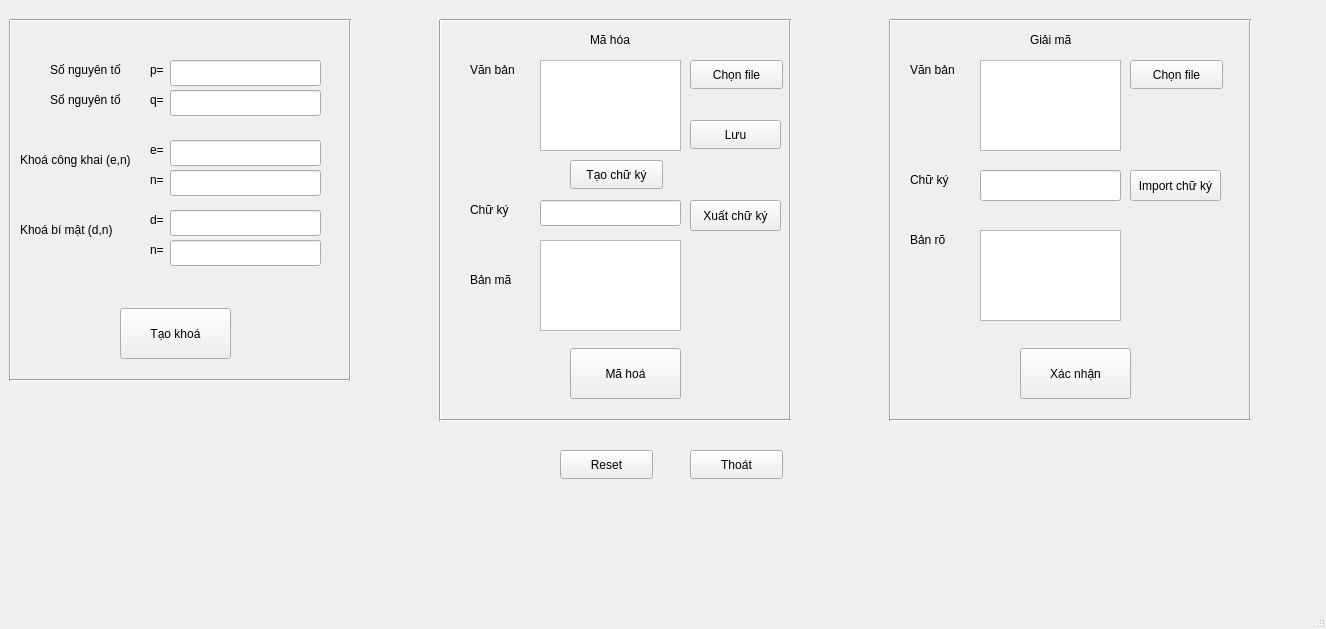
<?xml version="1.0" encoding="UTF-8"?>
<ui version="4.0">
 <class>MainWindow</class>
 <widget class="QMainWindow" name="MainWindow">
  <property name="geometry">
   <rect>
    <x>0</x>
    <y>0</y>
    <width>1326</width>
    <height>629</height>
   </rect>
  </property>
  <property name="windowTitle">
   <string>MainWindow</string>
  </property>
  <widget class="QWidget" name="centralwidget">
   <widget class="QLineEdit" name="lineEditNPrivate">
    <property name="geometry">
     <rect>
      <x>170</x>
      <y>240</y>
      <width>151</width>
      <height>26</height>
     </rect>
    </property>
   </widget>
   <widget class="QLineEdit" name="lineEditN">
    <property name="geometry">
     <rect>
      <x>170</x>
      <y>170</y>
      <width>151</width>
      <height>26</height>
     </rect>
    </property>
   </widget>
   <widget class="QLabel" name="label_3">
    <property name="geometry">
     <rect>
      <x>470</x>
      <y>270</y>
      <width>63</width>
      <height>20</height>
     </rect>
    </property>
    <property name="text">
     <string>Bản mã</string>
    </property>
   </widget>
   <widget class="QPushButton" name="selectFileSendButton">
    <property name="geometry">
     <rect>
      <x>690</x>
      <y>60</y>
      <width>93</width>
      <height>29</height>
     </rect>
    </property>
    <property name="text">
     <string>Chọn file</string>
    </property>
   </widget>
   <widget class="QLabel" name="label_7">
    <property name="geometry">
     <rect>
      <x>50</x>
      <y>60</y>
      <width>91</width>
      <height>20</height>
     </rect>
    </property>
    <property name="text">
     <string>Số nguyên tố </string>
    </property>
   </widget>
   <widget class="QLineEdit" name="lineEditP">
    <property name="enabled">
     <bool>true</bool>
    </property>
    <property name="geometry">
     <rect>
      <x>170</x>
      <y>60</y>
      <width>151</width>
      <height>26</height>
     </rect>
    </property>
   </widget>
   <widget class="QLabel" name="label_11">
    <property name="geometry">
     <rect>
      <x>20</x>
      <y>150</y>
      <width>131</width>
      <height>20</height>
     </rect>
    </property>
    <property name="text">
     <string>Khoá công khai (e,n)</string>
    </property>
   </widget>
   <widget class="QLabel" name="label_9">
    <property name="geometry">
     <rect>
      <x>150</x>
      <y>60</y>
      <width>63</width>
      <height>20</height>
     </rect>
    </property>
    <property name="text">
     <string>p=</string>
    </property>
   </widget>
   <widget class="QLabel" name="label_8">
    <property name="geometry">
     <rect>
      <x>50</x>
      <y>90</y>
      <width>91</width>
      <height>20</height>
     </rect>
    </property>
    <property name="text">
     <string>Số nguyên tố</string>
    </property>
   </widget>
   <widget class="QLabel" name="label_14">
    <property name="geometry">
     <rect>
      <x>20</x>
      <y>220</y>
      <width>131</width>
      <height>20</height>
     </rect>
    </property>
    <property name="text">
     <string>Khoá bí mật (d,n)</string>
    </property>
   </widget>
   <widget class="QLabel" name="label_2">
    <property name="geometry">
     <rect>
      <x>470</x>
      <y>60</y>
      <width>63</width>
      <height>20</height>
     </rect>
    </property>
    <property name="text">
     <string>Văn bản</string>
    </property>
   </widget>
   <widget class="QLabel" name="label_13">
    <property name="geometry">
     <rect>
      <x>150</x>
      <y>170</y>
      <width>63</width>
      <height>20</height>
     </rect>
    </property>
    <property name="text">
     <string>n=</string>
    </property>
   </widget>
   <widget class="QLabel" name="label_16">
    <property name="geometry">
     <rect>
      <x>150</x>
      <y>240</y>
      <width>63</width>
      <height>20</height>
     </rect>
    </property>
    <property name="text">
     <string>n=</string>
    </property>
   </widget>
   <widget class="QLabel" name="label_5">
    <property name="geometry">
     <rect>
      <x>910</x>
      <y>60</y>
      <width>63</width>
      <height>20</height>
     </rect>
    </property>
    <property name="text">
     <string>Văn bản</string>
    </property>
   </widget>
   <widget class="QPushButton" name="verifySignatureButton">
    <property name="geometry">
     <rect>
      <x>1020</x>
      <y>348</y>
      <width>111</width>
      <height>51</height>
     </rect>
    </property>
    <property name="text">
     <string>Xác nhận</string>
    </property>
   </widget>
   <widget class="QLabel" name="label_15">
    <property name="geometry">
     <rect>
      <x>150</x>
      <y>210</y>
      <width>63</width>
      <height>20</height>
     </rect>
    </property>
    <property name="text">
     <string>d=</string>
    </property>
   </widget>
   <widget class="QPushButton" name="resetButton">
    <property name="geometry">
     <rect>
      <x>560</x>
      <y>450</y>
      <width>93</width>
      <height>29</height>
     </rect>
    </property>
    <property name="text">
     <string>Reset</string>
    </property>
   </widget>
   <widget class="QPushButton" name="generateKeysButton">
    <property name="geometry">
     <rect>
      <x>120</x>
      <y>308</y>
      <width>111</width>
      <height>51</height>
     </rect>
    </property>
    <property name="text">
     <string>Tạo khoá</string>
    </property>
   </widget>
   <widget class="QPushButton" name="exitButton">
    <property name="geometry">
     <rect>
      <x>690</x>
      <y>450</y>
      <width>93</width>
      <height>29</height>
     </rect>
    </property>
    <property name="text">
     <string>Thoát</string>
    </property>
   </widget>
   <widget class="QPushButton" name="createSignatureButton">
    <property name="geometry">
     <rect>
      <x>570</x>
      <y>160</y>
      <width>93</width>
      <height>29</height>
     </rect>
    </property>
    <property name="text">
     <string>Tạo chữ ký</string>
    </property>
   </widget>
   <widget class="QLineEdit" name="lineEditQ">
    <property name="geometry">
     <rect>
      <x>170</x>
      <y>90</y>
      <width>151</width>
      <height>26</height>
     </rect>
    </property>
   </widget>
   <widget class="QTextEdit" name="textEditEncrypted">
    <property name="geometry">
     <rect>
      <x>540</x>
      <y>240</y>
      <width>141</width>
      <height>91</height>
     </rect>
    </property>
   </widget>
   <widget class="QPushButton" name="selectFileReceiveButton">
    <property name="geometry">
     <rect>
      <x>1130</x>
      <y>60</y>
      <width>93</width>
      <height>29</height>
     </rect>
    </property>
    <property name="text">
     <string>Chọn file</string>
    </property>
   </widget>
   <widget class="QLabel" name="label_4">
    <property name="geometry">
     <rect>
      <x>1030</x>
      <y>30</y>
      <width>63</width>
      <height>20</height>
     </rect>
    </property>
    <property name="text">
     <string>Giải mã</string>
    </property>
   </widget>
   <widget class="QTextEdit" name="textEditDecrypted">
    <property name="geometry">
     <rect>
      <x>980</x>
      <y>230</y>
      <width>141</width>
      <height>91</height>
     </rect>
    </property>
   </widget>
   <widget class="QLabel" name="label_6">
    <property name="geometry">
     <rect>
      <x>910</x>
      <y>230</y>
      <width>63</width>
      <height>20</height>
     </rect>
    </property>
    <property name="text">
     <string>Bản rõ</string>
    </property>
   </widget>
   <widget class="QLabel" name="label_12">
    <property name="geometry">
     <rect>
      <x>150</x>
      <y>140</y>
      <width>63</width>
      <height>20</height>
     </rect>
    </property>
    <property name="text">
     <string>e=</string>
    </property>
   </widget>
   <widget class="QLineEdit" name="lineEditE">
    <property name="geometry">
     <rect>
      <x>170</x>
      <y>140</y>
      <width>151</width>
      <height>26</height>
     </rect>
    </property>
   </widget>
   <widget class="QPushButton" name="saveButton">
    <property name="geometry">
     <rect>
      <x>690</x>
      <y>120</y>
      <width>91</width>
      <height>29</height>
     </rect>
    </property>
    <property name="text">
     <string>Lưu</string>
    </property>
   </widget>
   <widget class="QLineEdit" name="lineEditD">
    <property name="geometry">
     <rect>
      <x>170</x>
      <y>210</y>
      <width>151</width>
      <height>26</height>
     </rect>
    </property>
   </widget>
   <widget class="QLabel" name="label">
    <property name="geometry">
     <rect>
      <x>590</x>
      <y>30</y>
      <width>63</width>
      <height>20</height>
     </rect>
    </property>
    <property name="text">
     <string>Mã hóa</string>
    </property>
   </widget>
   <widget class="QLabel" name="label_10">
    <property name="geometry">
     <rect>
      <x>150</x>
      <y>90</y>
      <width>63</width>
      <height>20</height>
     </rect>
    </property>
    <property name="text">
     <string>q=</string>
    </property>
   </widget>
   <widget class="QTextEdit" name="textEditSend">
    <property name="geometry">
     <rect>
      <x>540</x>
      <y>60</y>
      <width>141</width>
      <height>91</height>
     </rect>
    </property>
   </widget>
   <widget class="QTextEdit" name="textEditReceive">
    <property name="geometry">
     <rect>
      <x>980</x>
      <y>60</y>
      <width>141</width>
      <height>91</height>
     </rect>
    </property>
   </widget>
   <widget class="QLineEdit" name="lineEditSignature">
    <property name="enabled">
     <bool>true</bool>
    </property>
    <property name="geometry">
     <rect>
      <x>540</x>
      <y>200</y>
      <width>141</width>
      <height>26</height>
     </rect>
    </property>
   </widget>
   <widget class="QPushButton" name="encryptButton">
    <property name="geometry">
     <rect>
      <x>570</x>
      <y>348</y>
      <width>111</width>
      <height>51</height>
     </rect>
    </property>
    <property name="text">
     <string>Mã hoá</string>
    </property>
   </widget>
   <widget class="QLabel" name="label_17">
    <property name="geometry">
     <rect>
      <x>910</x>
      <y>170</y>
      <width>63</width>
      <height>20</height>
     </rect>
    </property>
    <property name="text">
     <string>Chữ ký</string>
    </property>
   </widget>
   <widget class="QLineEdit" name="lineEditSignatureReceived">
    <property name="enabled">
     <bool>true</bool>
    </property>
    <property name="geometry">
     <rect>
      <x>980</x>
      <y>170</y>
      <width>141</width>
      <height>31</height>
     </rect>
    </property>
   </widget>
   <widget class="Line" name="line">
    <property name="geometry">
     <rect>
      <x>0</x>
      <y>20</y>
      <width>20</width>
      <height>361</height>
     </rect>
    </property>
    <property name="orientation">
     <enum>Qt::Orientation::Vertical</enum>
    </property>
   </widget>
   <widget class="Line" name="line_5">
    <property name="geometry">
     <rect>
      <x>10</x>
      <y>370</y>
      <width>341</width>
      <height>20</height>
     </rect>
    </property>
    <property name="orientation">
     <enum>Qt::Orientation::Horizontal</enum>
    </property>
   </widget>
   <widget class="Line" name="line_6">
    <property name="geometry">
     <rect>
      <x>340</x>
      <y>20</y>
      <width>20</width>
      <height>361</height>
     </rect>
    </property>
    <property name="orientation">
     <enum>Qt::Orientation::Vertical</enum>
    </property>
   </widget>
   <widget class="Line" name="line_7">
    <property name="geometry">
     <rect>
      <x>10</x>
      <y>10</y>
      <width>341</width>
      <height>20</height>
     </rect>
    </property>
    <property name="orientation">
     <enum>Qt::Orientation::Horizontal</enum>
    </property>
   </widget>
   <widget class="Line" name="line_2">
    <property name="geometry">
     <rect>
      <x>430</x>
      <y>20</y>
      <width>20</width>
      <height>401</height>
     </rect>
    </property>
    <property name="orientation">
     <enum>Qt::Orientation::Vertical</enum>
    </property>
   </widget>
   <widget class="Line" name="line_3">
    <property name="geometry">
     <rect>
      <x>780</x>
      <y>20</y>
      <width>20</width>
      <height>401</height>
     </rect>
    </property>
    <property name="orientation">
     <enum>Qt::Orientation::Vertical</enum>
    </property>
   </widget>
   <widget class="Line" name="line_4">
    <property name="geometry">
     <rect>
      <x>880</x>
      <y>20</y>
      <width>20</width>
      <height>401</height>
     </rect>
    </property>
    <property name="orientation">
     <enum>Qt::Orientation::Vertical</enum>
    </property>
   </widget>
   <widget class="Line" name="line_8">
    <property name="geometry">
     <rect>
      <x>1240</x>
      <y>20</y>
      <width>20</width>
      <height>401</height>
     </rect>
    </property>
    <property name="orientation">
     <enum>Qt::Orientation::Vertical</enum>
    </property>
   </widget>
   <widget class="Line" name="line_9">
    <property name="geometry">
     <rect>
      <x>440</x>
      <y>410</y>
      <width>351</width>
      <height>20</height>
     </rect>
    </property>
    <property name="orientation">
     <enum>Qt::Orientation::Horizontal</enum>
    </property>
   </widget>
   <widget class="Line" name="line_10">
    <property name="geometry">
     <rect>
      <x>440</x>
      <y>10</y>
      <width>351</width>
      <height>20</height>
     </rect>
    </property>
    <property name="orientation">
     <enum>Qt::Orientation::Horizontal</enum>
    </property>
   </widget>
   <widget class="Line" name="line_11">
    <property name="geometry">
     <rect>
      <x>890</x>
      <y>10</y>
      <width>361</width>
      <height>20</height>
     </rect>
    </property>
    <property name="orientation">
     <enum>Qt::Orientation::Horizontal</enum>
    </property>
   </widget>
   <widget class="Line" name="line_12">
    <property name="geometry">
     <rect>
      <x>890</x>
      <y>410</y>
      <width>361</width>
      <height>20</height>
     </rect>
    </property>
    <property name="orientation">
     <enum>Qt::Orientation::Horizontal</enum>
    </property>
   </widget>
   <widget class="QPushButton" name="exportSignatureButton">
    <property name="geometry">
     <rect>
      <x>690</x>
      <y>200</y>
      <width>91</width>
      <height>31</height>
     </rect>
    </property>
    <property name="text">
     <string>Xuất chữ ký</string>
    </property>
   </widget>
   <widget class="QPushButton" name="importSignatureButton">
    <property name="geometry">
     <rect>
      <x>1130</x>
      <y>170</y>
      <width>91</width>
      <height>31</height>
     </rect>
    </property>
    <property name="text">
     <string>Import chữ ký</string>
    </property>
   </widget>
   <widget class="QLabel" name="label_18">
    <property name="geometry">
     <rect>
      <x>470</x>
      <y>200</y>
      <width>63</width>
      <height>20</height>
     </rect>
    </property>
    <property name="text">
     <string>Chữ ký</string>
    </property>
   </widget>
  </widget>
  <widget class="QMenuBar" name="menubar">
   <property name="geometry">
    <rect>
     <x>0</x>
     <y>0</y>
     <width>1326</width>
     <height>22</height>
    </rect>
   </property>
  </widget>
  <widget class="QStatusBar" name="statusbar"/>
 </widget>
 <resources/>
 <connections/>
</ui>
